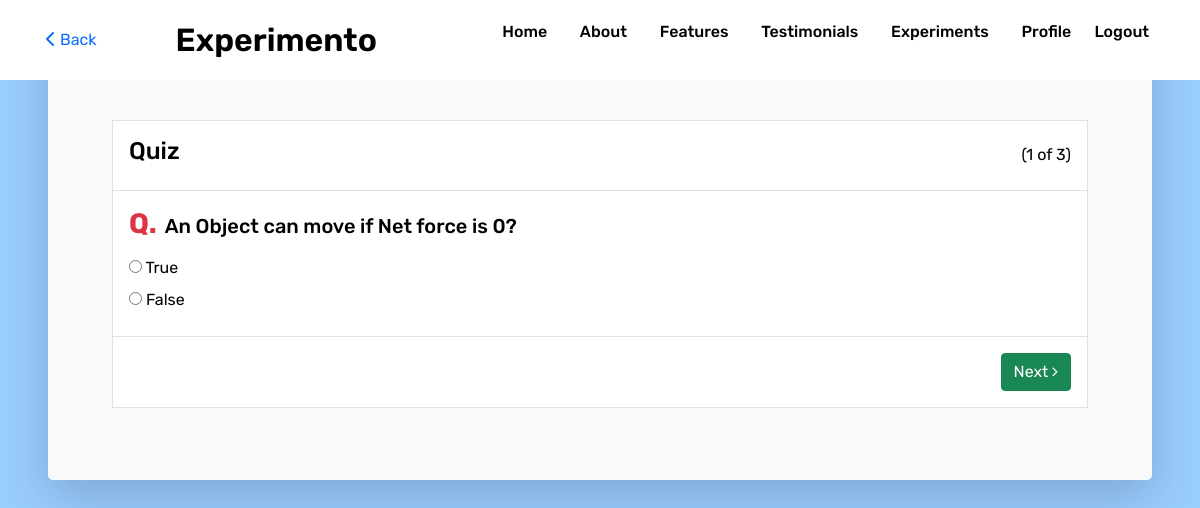
The page /quiz.php?id=5&q=1 (signed in) on the database its author committed.
### tables this page shows
CREATE TABLE IF NOT EXISTS `quiz_questions` (
  `id` int(11) NOT NULL AUTO_INCREMENT,
  `experiment_id` int(11) NOT NULL,
  `question` text NOT NULL,
  PRIMARY KEY (`id`)
);

CREATE TABLE IF NOT EXISTS `quiz_answers` (
  `id` int(11) NOT NULL AUTO_INCREMENT,
  `question_id` int(11) NOT NULL,
  `answer` text NOT NULL,
  `is_correct` enum('Y','N') NOT NULL DEFAULT 'N',
  PRIMARY KEY (`id`)
);

### quiz.php (the view, shortened to what this page needs)
<?php
  include('includes/functions.php');
  $next_question='';
  if(isset($_REQUEST['id']) && isset($_SESSION['id'])) {
    $conn->query("INSERT INTO `user_experiments` (user_id, experiment_id, type, created_on) VALUES ('".$_SESSION['id']."', '".$_REQUEST['id']."', 'Q', NOW())");
  }
  if(isset($_REQUEST['id'])) {
    $question_result = $conn->query("SELECT * FROM `quiz_questions` WHERE `experiment_id`='".$_REQUEST['id']."' order by `id` limit ".($_REQUEST['q']-1).",1");
    if($question_result->num_rows > 0) {
      $question = $question_result->fetch_assoc();
      $answer_result = $conn->query("SELECT * FROM `quiz_answers` WHERE `question_id`='".$question['id']."'");
    }
    $question_count_result = $conn->query("SELECT count(id) as question_count FROM `quiz_questions` WHERE `experiment_id`='".$_REQUEST['id']."'");
    if($question_count_result->num_rows > 0) {
      $question_count = $question_count_result->fetch_assoc();
    }
    if($_REQUEST['q'] < $question_count['question_count']) {
      $next_question=$_REQUEST['q']+1;
    }
  }
?>
  <div class="d-flex mx-md-5 mx-0 mb-0 mb-md-5 flex-column h-100 bg-light rounded-3 shadow-lg p-4">
    <section class="pt-5 px-3">
      <div class="bg-secondary-msg rounded-3 p-4 mb-4 mt-4">
        <form action="quiz.php" method="post">
          <div class="border">
            <div class="question bg-white p-3 border-bottom">
                <div class="d-flex flex-row justify-content-between align-items-center mcq">
                    <h4>Quiz</h4><span>(<?=$_REQUEST['q']?> of <?=$question_count['question_count']?>)</span>
                </div>
            </div>
            <div class="question bg-white p-3 border-bottom">
                <div class="d-flex flex-row align-items-center question-title">
                    <h3 class="text-danger">Q.</h3>
                    <h5 class="mt-1 mx-2"><?=$question['question']?></h5>
                </div>
                <?php
                if($answer_result->num_rows > 0) {
                  while($answer = $answer_result->fetch_assoc()) {
                ?>
                  <div class="ans ml-2 my-2">
                      <label class="radio"> <input type="radio" name="answer" value="<?=$answer['id']?>"> <span><?=$answer['answer']?></span>
                      </label>
                  </div>
                <?php
                  }
                }
                ?>
            </div>
            <div class="d-flex flex-row justify-content-between align-items-center p-3 bg-white">
              <?php if($next_question) { ?>
                <button class="btn btn-primary border-success align-items-center btn-success" type="submit" name="next">Next <i class="fa fa-angle-right ml-2"></i></button>
              <?php } else { ?>
                <button class="btn btn-primary border-success align-items-center btn-success" type="submit" name="submit">Submit</button>
              <?php } ?>
            </div>
          </div>
        </form>
      </div>
    </section>
  </div>

### assets/css/style.css (style rules this page uses)
html { font-size: 100%; }
:root { --clr-primary: hsl(235, 81%, 60%); --clr-white: hsl(0, 0%, 100%); --clr-black: hsl(0, 0%, 0%); --clr-red: hsl(355, 100%, 60%); --clr-gray: hsl(0deg 0% 35%); --clr-saffron: hsl(43, 93%, 64%); --clr-turquoise: hsl(161, 86%, 56%); --clr-lightBlue: hsl(234, 73%, 90%); --clr-lightRead: hsl(350, 75%, 89%); --clr-lightSaffron: hsl(52, 56%, 92%); --clr-lightTurquoise: hsl(167, 67%, 88%); --clr-lightGray: hsl(0deg 0% 44%); --clr-body: hsl(230, 43%, 97%); --clr-hero: hsl(222, 68%, 95%); --clr-overlay: hsla(0, 0%, 0%, 0.5); --clr-scrollbarThumb: hsl(234, 100%, 80%); --clr-social-icon: hsl(210, 25%, 98%); --clr-dribbble: hsl(330, 80%, 67%); --clr-facebook: hsl(220, 46%, 48%); --clr-twitter: hsl(203, 89%, 53%); --clr-youtube: hsl(0, 100%, 50%); --ff: 'Rubik', sans-serif; --fs-biggest: 4.375rem; --fs-bigger : 3rem; --fs-big : 1.5rem; --fs-bold : 1.25rem; --fs-medium : 1.125rem; --fs-normal : 1rem; --fw-black : 900; --fw-bold : 700; --fw-semiBold: 600; --fw-medium : 500; --fw-regular : 400; --header-height-m: 4rem; --header-height-d: 5rem; --scrollbar-width: 0.4375rem; --z-fixed: 100; }
*, *::before, *::after { box-sizing: border-box; padding: 0; margin: 0; scrollbar-width: var(--scrollbar-width); scrollbar-color: var(--clr-scrollbarThumb) var(--clr-white); }
body { font-family: var(--ff); font-size: var(--fs-normal); background-color: var(--clr-body); color: var(--clr-black); }
h1, h2, h3 { font-weight: var(--fw-bold); }
button { border: none; }

### rows shown on the page
quiz_questions: question "An Object can move if Net force is 0?"
quiz_answers: answer "True"
quiz_answers: answer "False"

### other values the page prints
$_REQUEST['q'] "1"
$question_count['question_count'] "3"
